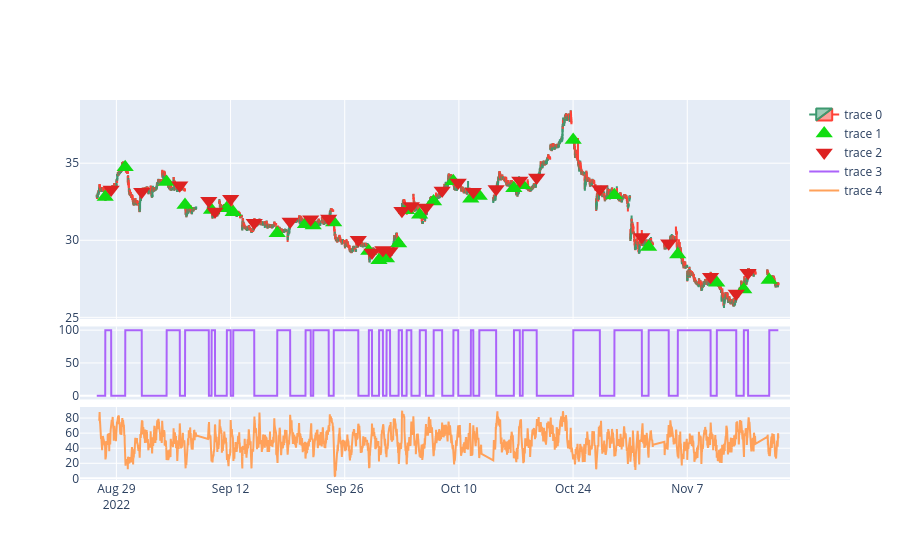

Notebook code for this chart:
### Code cell
import plotly.graph_objects as go
from plotly.subplots import make_subplots

fig = make_subplots(rows=3, cols=1, row_heights=[0.6, 0.2, 0.2], vertical_spacing=0.02, shared_xaxes=True)

fig.add_trace(go.Candlestick(x=df.index,
                open=df['open'],
                high=df['high'],
                low=df['low'],
                close=df['close']), row=1, col=1)

fig.add_trace(go.Scatter(x=df_buys.index,y=df_buys['price'], marker_color='#11dd11',  marker_size=15,
                 mode="markers", marker_symbol= 'triangle-up'), row=1, col=1)
fig.add_trace(go.Scatter(x=df_sells.index,y=df_sells['price'], marker_color='#dd2222',  marker_size=15,
                 mode="markers", marker_symbol= 'triangle-down'), row=1, col=1)

fig.add_trace(go.Scatter(x=df.index,
                y=df_trades['position']), row=2, col=1)


fig.add_trace(go.Scatter(x=df.index,
                y=df['rsi']), row=3, col=1)


fig.update_xaxes(rangebreaks=[
        dict(bounds=[18, 10], pattern="hour"), #hide hours outside of 9am-5pm
        dict(bounds=["sat", "mon"]), #hide weekends
    ])
fig.update_layout(xaxis_rangeslider_visible=False, height=800)
fig.show()

### Figure 1 — Plotly figure (JSON) as saved in the notebook; plotly's stock layout.template omitted (floating-point values rounded to 4 significant figures; data arrays with more than 128 entries replaced by an {"elided": "..."} marker saying what was removed)
{"data": [{"close": {"elided": "5000 float values"}, "high": {"elided": "5000 float values"}, "low": {"elided": "5000 float values"}, "open": {"elided": "5000 float values"}, "type": "candlestick", "x": {"elided": "5000 str values"}, "xaxis": "x", "yaxis": "y"}, {"marker": {"color": "#11dd11", "size": 15, "symbol": "triangle-up"}, "mode": "markers", "type": "scatter", "x": ["2022-08-26T10:10:00", "2022-08-29T16:10:00", "2022-09-02T13:10:00", "2022-09-06T10:05:00", "2022-09-08T12:40:00", "2022-09-09T15:20:00", "2022-09-12T11:50:00", "2022-09-16T10:40:00", "2022-09-20T14:30:00", "2022-09-21T11:55:00", "2022-09-23T10:15:00", "2022-09-28T10:50:00", "2022-09-29T10:00:00", "2022-09-29T15:15:00", "2022-09-30T15:45:00", "2022-10-03T13:20:00", "2022-10-04T14:30:00", "2022-10-05T16:15:00", "2022-10-07T14:05:00", "2022-10-11T10:20:00", "2022-10-11T16:15:00", "2022-10-14T16:30:00", "2022-10-17T14:40:00", "2022-10-24T10:05:00", "2022-10-27T14:55:00", "2022-11-01T14:55:00", "2022-11-04T11:20:00", "2022-11-09T14:40:00", "2022-11-11T17:35:00", "2022-11-16T11:25:00"], "xaxis": "x", "y": [32.8, 34.73, 33.78, 32.28, 31.97, 32.08, 31.82, 30.45, 31.04, 30.96, 31.15, 29.31, 28.7, 28.81, 29.79, 31.95, 31.65, 32.51, 33.83, 32.69, 32.87, 33.37, 33.57, 36.5, 32.92, 29.57, 29.07, 27.25, 26.81, 27.43], "yaxis": "y"}, {"marker": {"color": "#dd2222", "size": 15, "symbol": "triangle-down"}, "mode": "markers", "type": "scatter", "x": ["2022-08-26T14:20:00", "2022-08-31T11:45:00", "2022-09-05T14:25:00", "2022-09-08T10:45:00", "2022-09-08T15:05:00", "2022-09-12T10:05:00", "2022-09-14T10:35:00", "2022-09-19T11:45:00", "2022-09-21T10:10:00", "2022-09-22T14:45:00", "2022-09-27T11:30:00", "2022-09-28T13:05:00", "2022-09-29T12:45:00", "2022-09-29T17:45:00", "2022-10-03T10:05:00", "2022-10-03T16:40:00", "2022-10-05T10:50:00", "2022-10-06T14:15:00", "2022-10-07T17:30:00", "2022-10-11T12:05:00", "2022-10-13T12:05:00", "2022-10-17T12:40:00", "2022-10-18T16:30:00", "2022-10-26T12:45:00", "2022-11-01T10:10:00", "2022-11-03T13:00:00", "2022-11-09T10:20:00", "2022-11-11T12:20:00", "2022-11-14T12:35:00"], "xaxis": "x", "y": [33.3, 33.14, 33.57, 32.57, 31.87, 32.69, 31.14, 31.21, 31.37, 31.41, 30.03, 29.2, 29.37, 29.3, 31.91, 32.23, 32.12, 33.23, 33.75, 33.14, 33.32, 33.88, 34.07, 33.33, 30.21, 29.81, 27.63, 26.55, 27.9], "yaxis": "y"}, {"type": "scatter", "x": {"elided": "5000 str values"}, "xaxis": "x2", "y": {"elided": "5000 int values"}, "yaxis": "y2"}, {"type": "scatter", "x": {"elided": "5000 str values"}, "xaxis": "x3", "y": {"elided": "5000 float values"}, "yaxis": "y3"}], "layout": {"autosize": true, "xaxis": {"anchor": "y", "autorange": true, "domain": [0, 1], "matches": "x3", "range": ["2022-08-25 03:31:45.745", "2022-11-17 18:03:14.255"], "rangebreaks": [{"bounds": [18, 10], "pattern": "hour"}, {"bounds": ["sat", "mon"]}], "rangeslider": {"visible": false, "yaxis": {}}, "showticklabels": false, "type": "date"}, "xaxis2": {"anchor": "y2", "autorange": true, "domain": [0, 1], "matches": "x3", "range": ["2022-08-25 03:31:45.745", "2022-11-17 18:03:14.255"], "rangebreaks": [{"bounds": [18, 10], "pattern": "hour"}, {"bounds": ["sat", "mon"]}], "showticklabels": false, "type": "date"}, "xaxis3": {"anchor": "y3", "autorange": true, "domain": [0, 1], "range": ["2022-08-25 03:31:45.745", "2022-11-17 18:03:14.255"], "rangebreaks": [{"bounds": [18, 10], "pattern": "hour"}, {"bounds": ["sat", "mon"]}], "type": "date"}, "yaxis": {"anchor": "x", "autorange": true, "domain": [0.424, 1], "range": [24.9, 39.1], "type": "linear"}, "yaxis2": {"anchor": "x2", "autorange": true, "domain": [0.212, 0.404], "range": [-5.556, 105.6], "type": "linear"}, "yaxis3": {"anchor": "x3", "autorange": true, "domain": [0, 0.192], "range": [-2.163, 94.62], "type": "linear"}}}
